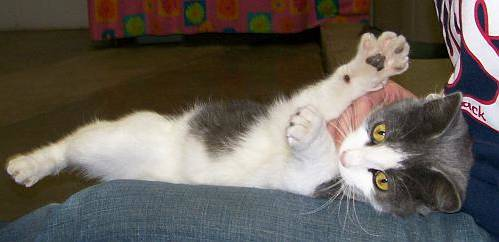
#> input picture train/cat.304.jpg, 499 x 242 px; its folder holds 4 pictures in this run
$ python img_util.py
#> lines starting #> are read from the running program, lines starting #| are printed output that depends on the picture

from os import listdir
import numpy as np
from PIL import Image


# Load data

def retrieve_data(dir_name):
#> called with dir_name = './train'
    dataset = []
    labels= {"cat":1,"dog":0}

    height=[]
    width=[]

    for file in listdir(dir_name):

        if file.endswith(".jpg"):
            # Load the image
            img = Image.open(dir_name+"/"+file)
#> img is the input picture: PIL image 499x242 RGB; mean R, G, B 101.5, 94.7, 87.2
            print(img.mode)
#| RGB
            # Extract the class of the photo
            class_name = file.split(".")


            #************ Preprocessing *************#
            # Preprocessing 1: resize the images (a simple preprocessing)

            img = img.resize((32,32))
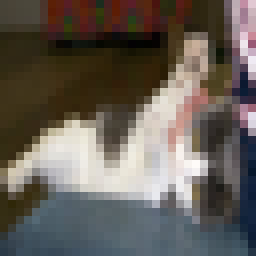
#> img: PIL image 32x32 RGB (shown 8 times larger); mean R, G, B 101.5, 94.7, 87.2

            # preprocessing 2: convert the rgb matrix into a column vector
            img_array = np.array(img)

            #print ("Array shape :",img_array.shape)
            img_array = img_array.reshape(img_array.shape[0]*img_array.shape[1]*3,1)
#> img_array = 3072 values, max 254 at index 1992, min 0 at index 536, mean 94.45
            #print("max and min values : ", np.amax(img_array), np.amin(img_array))

            # preprocessing 3: normalize the vector (Easiest approach just divide by 255 which is the color channel maximum value)
            img_array = img_array/255
#> img_array = 3072 values, max 0.996 at index 1992, min 0 at index 536, mean 0.37

            #print("after reshaping : ", img_array.shape)
            #************ Add the image to the dataset *************#

            dataset.append([img_array, labels[class_name[0]]])
#> pass 2 of the loop in retrieve_data, `for file in listdir(dir_name):`:
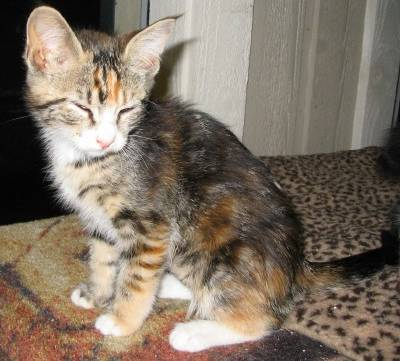
#> input picture train/cat.309.jpg, 400 x 361 px
#> in retrieve_data, img is the input picture: PIL image 400x361 RGB; mean R, G, B 127.1, 114.4, 100.5
#| RGB
#> in retrieve_data, `img = img.resize((32,32))`:
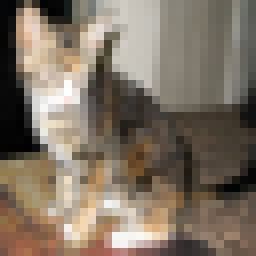
#> img: PIL image 32x32 RGB (shown 8 times larger); mean R, G, B 127.2, 114.4, 100.5
#> in retrieve_data, `img_array = img_array.reshape(img_array.shape[0]*img_array.shape[1]*3,1)`: img_array = 3072 values, max 255 at index 1173, min 1 at index 114, mean 114.1
#> in retrieve_data, `img_array = img_array/255`: img_array = 3072 values, max 1 at index 1173, min 0.00392 at index 114, mean 0.447
#> pass 3 of the loop in retrieve_data, `for file in listdir(dir_name):`:
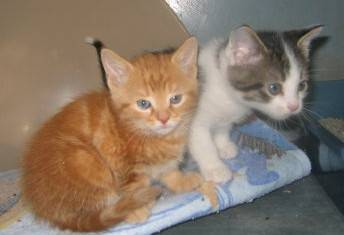
#> input picture train/cat.312.jpg, 344 x 235 px
#> in retrieve_data, img is the input picture: PIL image 344x235 RGB; mean R, G, B 135.9, 119.7, 104.5
#| RGB
#> in retrieve_data, `img = img.resize((32,32))`:
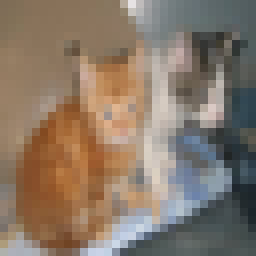
#> img: PIL image 32x32 RGB (shown 8 times larger); mean R, G, B 135.9, 119.7, 104.5
#> in retrieve_data, `img_array = img_array.reshape(img_array.shape[0]*img_array.shape[1]*3,1)`: img_array = 3072 values, max 231 at index 3014, min 28 at index 2589, mean 120
#> in retrieve_data, `img_array = img_array/255`: img_array = 3072 values, max 0.906 at index 3014, min 0.11 at index 2589, mean 0.471
#> the loop made 4 passes; the first 3 are shown


    return dataset


def load_dataset():
    train_dataset = retrieve_data("./train")
    test_dataset = retrieve_data("./test")

    train = np.array(train_dataset)
    test = np.array(test_dataset)

    X_train = np.hstack(train[:,0])
    Y_train = train[:,1]
    Y_train = Y_train.reshape(Y_train.shape[0],1)

    X_test =  np.hstack(test[:,0])
    Y_test = test[:,1]
    Y_test = Y_test.reshape(Y_test.shape[0], 1)

    return (X_train, Y_train, X_test , Y_test, {"cat":1,"dog":0})


if __name__=="__main__":
#> (the run stopped early here; a loop or call above may not have finished)
